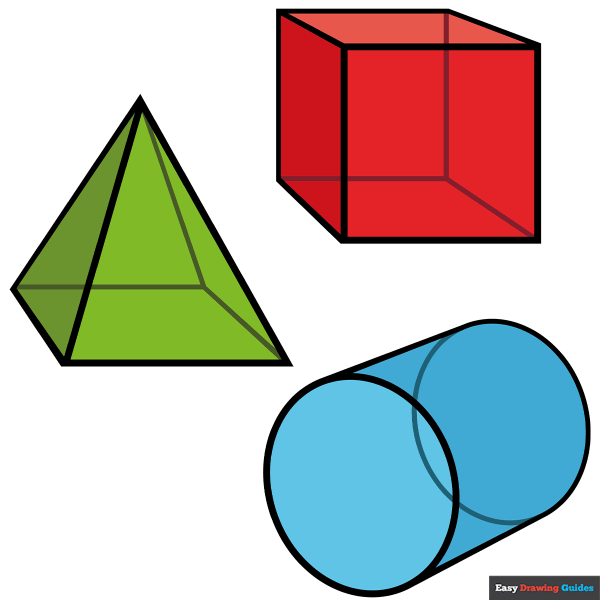
#> input picture 3D/3d-knowlege-test.png, 1200 x 1200 px (shown at 1/2 size)
$ python compare_to_photo.py ../../3D/3d-knowlege-test.png ../../3D/image.png ../../3D/image.png
#> lines starting #> are read from the running program, lines starting #| are printed output that depends on the picture; after the words box and inside, x2 and y2 are one past the last pixel; in counts of white or black regions, pixels touching at a corner belong together
#!/usr/bin/env python3
"""Measure an output VP3 against the SOURCE photo it was traced from (no ground-truth
VP3 needed). Both are reduced to a non-white ink mask, fit to a common canvas by
bounding box, and compared: IoU + how much of the source ink the stitches cover.
Writes a RED=source / BLUE=output / PURPLE=match overlay. This is the
'compare near-final work to the original photo, measure drift, iterate' gate."""
import sys
import numpy as np
import pyembroidery as pe
from PIL import Image, ImageDraw, ImageFilter

UNIT_MM = 0.1
PXMM = 4
STROKE_PX = 3


def photo_mask(path, canvas):
#> called with path = '../../3D/3d-knowlege-test.png', canvas = (700, 700)
    im = Image.open(path).convert("RGB")
#> im is the input picture: PIL image 1200x1200 RGB; mean R, G, B 191.3, 187.1, 181.4
    a = np.array(im)
    ink = ~((a[:, :, 0] > 235) & (a[:, :, 1] > 235) & (a[:, :, 2] > 235))
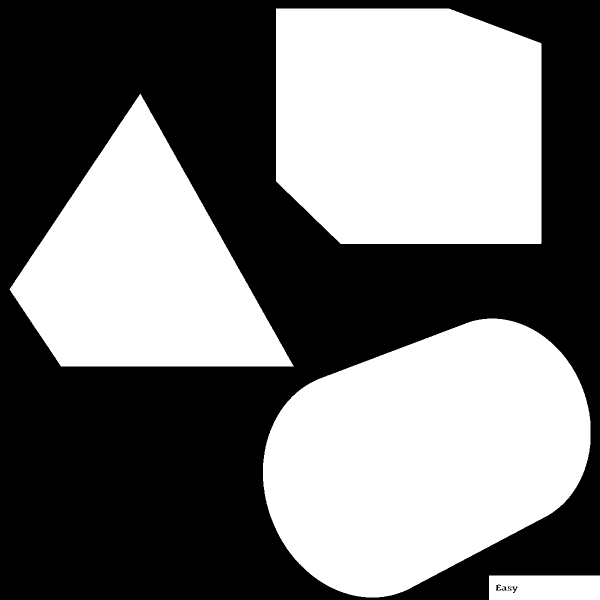
#> ink: shape (1200, 1200) bool (shown at 1/2 size); 46.9% white; 4 white regions, box (x1, y1, x2, y2) and area: (526, 637, 1181, 1195) 261560, (552, 17, 1083, 488) 235533, (19, 187, 587, 734) 167437, (978, 1151, 1200, 1200) 10694
    ys, xs = np.where(ink)
    y0, y1, x0, x1 = ys.min(), ys.max(), xs.min(), xs.max()
#> y0 = 17; y1 = 1199; x0 = 19; x1 = 1199
    crop = Image.fromarray((ink[y0:y1 + 1, x0:x1 + 1] * 255).astype("uint8"))
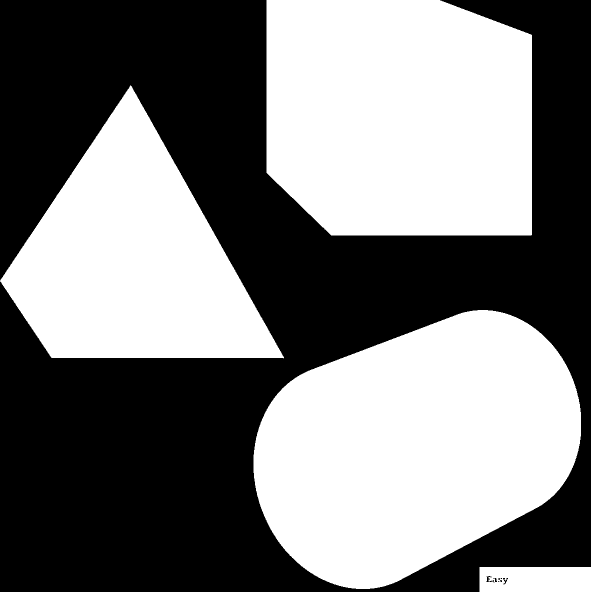
#> crop: PIL image 1181x1183 L (shown at 1/2 size); 48.3% white; 4 white regions, box (x1, y1, x2, y2) and area: (507, 620, 1162, 1178) 261560, (533, 0, 1064, 471) 235533, (0, 170, 568, 717) 167437, (959, 1134, 1181, 1183) 10694
    return fit(crop, canvas)


def vp3_mask(path, canvas):
    pat = pe.read(path)
    st = pat.stitches
    xs = [s[0] for s in st]; ys = [s[1] for s in st]
    minx, miny = min(xs), min(ys)
    w_mm = (max(xs) - minx) * UNIT_MM; h_mm = (max(ys) - miny) * UNIT_MM
    W = int(w_mm * PXMM) + 8; H = int(h_mm * PXMM) + 8
    img = Image.new("L", (W, H), 0); dr = ImageDraw.Draw(img)
    prev = None; pxy = None
    for s in st:
        cmd = s[2] & 0xFF
        pt = (4 + (s[0] - minx) * UNIT_MM * PXMM, 4 + (s[1] - miny) * UNIT_MM * PXMM)
        if cmd in (pe.TRIM & 0xFF, pe.COLOR_CHANGE & 0xFF, pe.END & 0xFF):
            prev = None; continue
        if prev is not None:
            d = (((s[0] - pxy[0]) * UNIT_MM) ** 2 + ((s[1] - pxy[1]) * UNIT_MM) ** 2) ** .5
            if d <= 12.7:
                dr.line([prev, pt], fill=255, width=STROKE_PX)
        prev = pt; pxy = (s[0], s[1])
    img = img.filter(ImageFilter.MaxFilter(3)).filter(ImageFilter.MinFilter(3))
    return fit(img, canvas)


def fit(mask, canvas):
#> called with canvas = (700, 700)
    W, H = canvas
    bbox = mask.getbbox()
#> bbox = (0, 0, 1181, 1183)
    mask = mask.crop(bbox)
    mw, mh = mask.size
#> mw = 1181; mh = 1183
    s = min((W - 16) / mw, (H - 16) / mh)
#> s = 0.578
    mask = mask.resize((max(1, int(mw * s)), max(1, int(mh * s))))
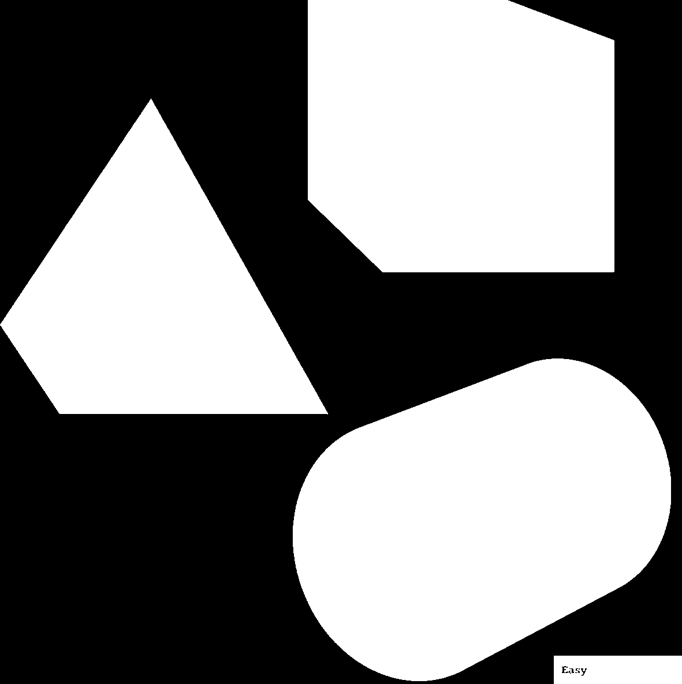
#> mask: PIL image 682x684 L; min 0, max 255, mean 123.2
    out = Image.new("L", (W, H), 0)
#> out: PIL image 700x700 L; every value is 0
    out.paste(mask, ((W - mask.size[0]) // 2, (H - mask.size[1]) // 2))
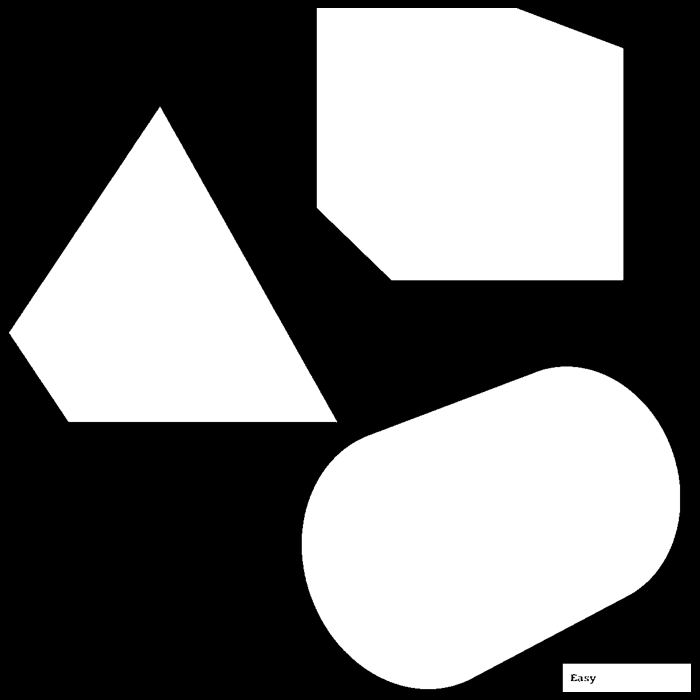
#> out: PIL image 700x700 L; min 0, max 255, mean 117.3
    return out


def main(photo, vp3, out):
    canvas = (700, 700)
    P = np.array(photo_mask(photo, canvas)) > 128
#> P: shape (700, 700) bool; 46% white; 4 white regions, box (x1, y1, x2, y2) and area: (302, 366, 680, 689) 87331, (317, 8, 623, 280) 78411, (9, 107, 337, 422) 55901, (563, 664, 691, 692) 3522
    V = np.array(vp3_mask(vp3, canvas)) > 128
    inter = (P & V).sum(); union = (P | V).sum()
    iou = inter / union if union else 0
    cov = inter / P.sum() if P.sum() else 0
    over = Image.merge("RGB", [Image.fromarray((P * 255).astype("uint8")),
                               Image.new("L", canvas, 0),
                               Image.fromarray((V * 255).astype("uint8"))])
    over.save(out)
    print(f"SOURCE {photo}")
    print(f"OUTPUT {vp3}")
    print(f"  IoU={iou*100:.1f}%   source-covered={cov*100:.1f}%")
    print(f"  overlay -> {out}  (RED=source BLUE=output PURPLE=match)")


if __name__ == "__main__":
    main(sys.argv[1], sys.argv[2], sys.argv[3])
#> (the call stopped at in vp3_mask, `pat = pe.read(path)`: pyembroidery is not available in this run)
